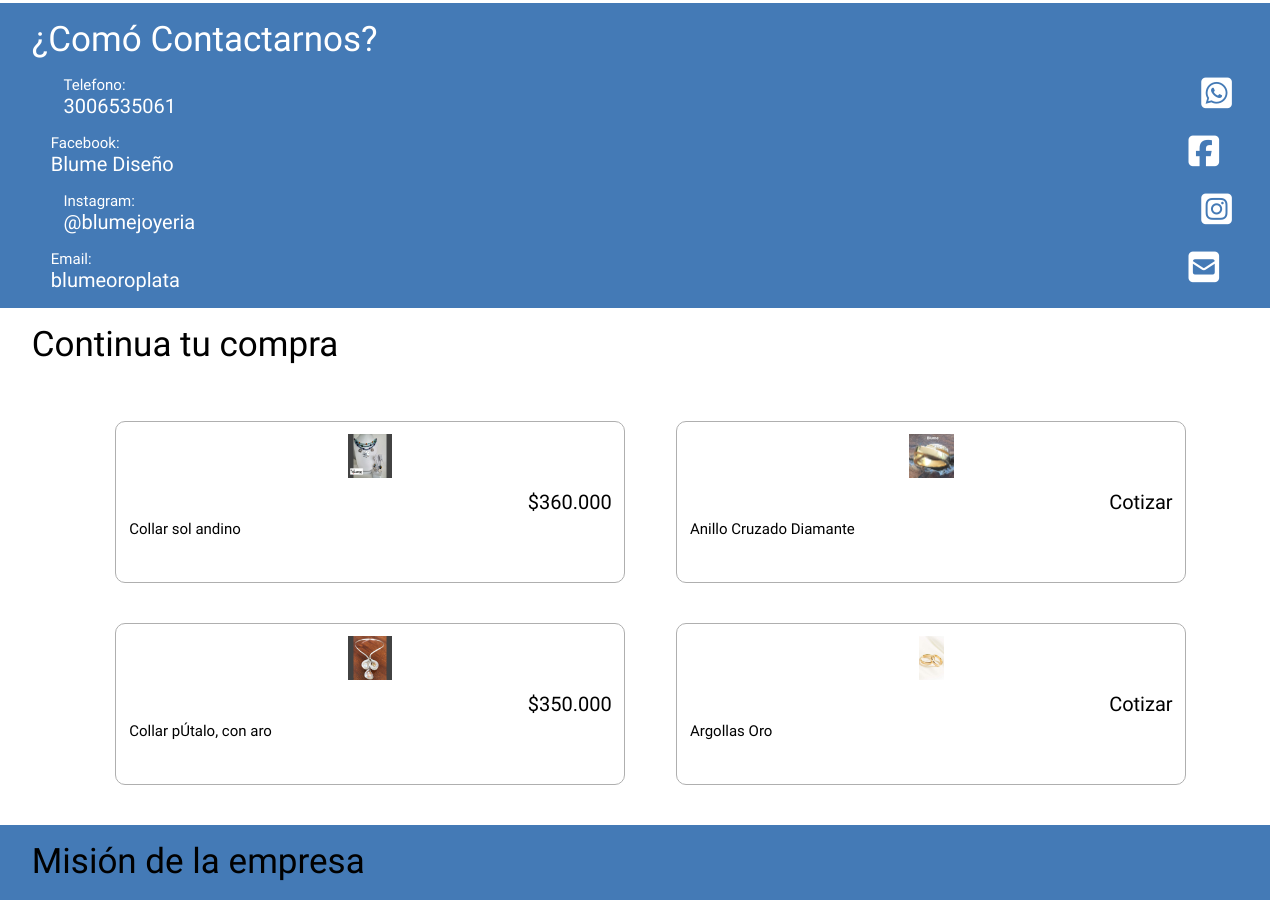
Page /sobre_nosotros/ (middle part) on the earlier database version.
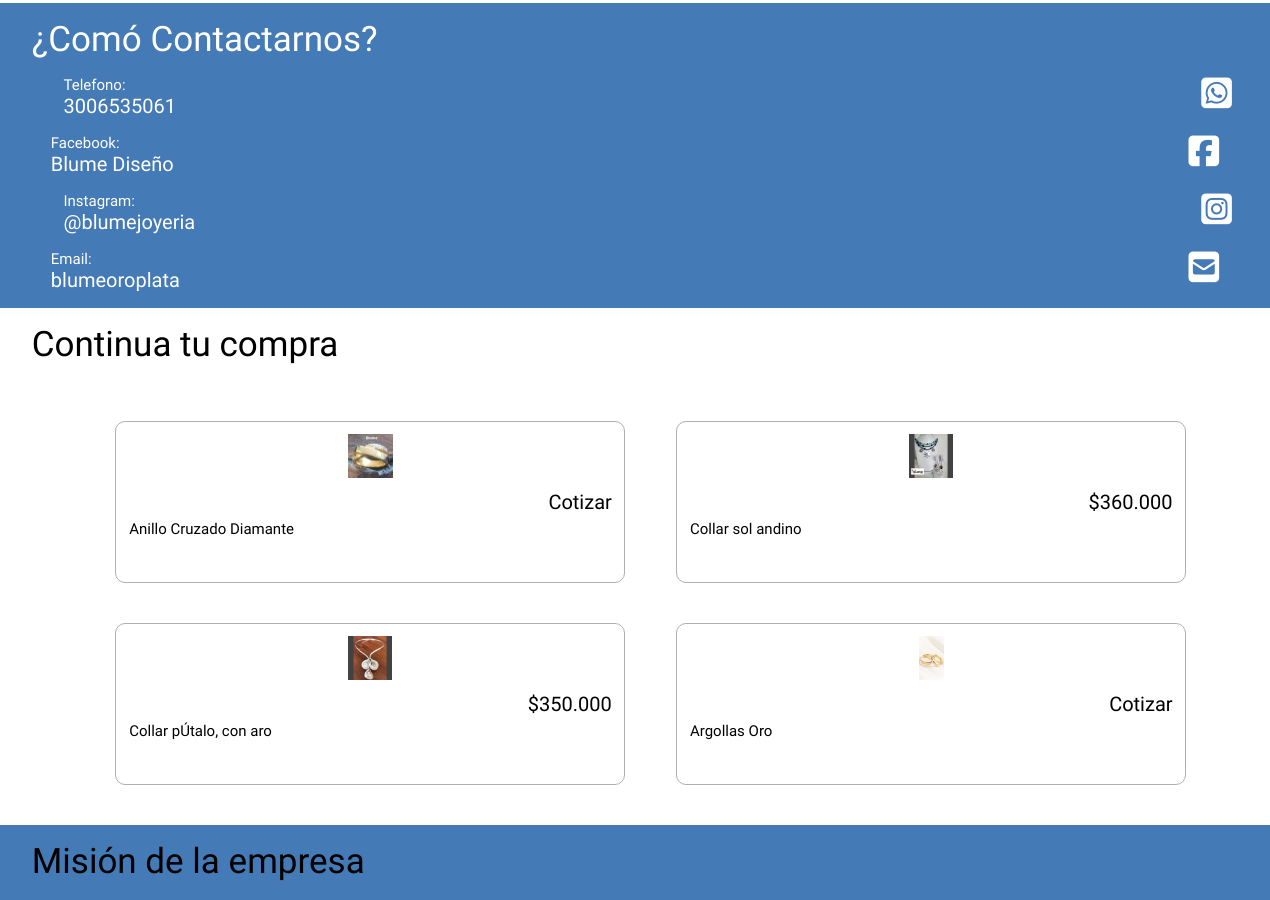
Same page on the later database version.
### principal/models.py (models this page shows, shortened)
class Joya(models.Model):
    nombre = models.CharField(max_length=100000)
    MATERIAL = [
        ('oro', 'Oro'),
        ('plata', 'Plata'),
        ('otros', 'Otros')
    ]
    material = models.CharField(max_length=7, choices=MATERIAL, default='Oro')
    TIPO = [
        ('aretes', 'Arete'),
        ('pulseras', 'Pulsera'),
        ('collares', 'Collar'),
        ('anillos', 'Anillo'),
        ('otros', 'Otro')
    ]
    tipo = models.CharField(max_length=50, choices=TIPO, default='Arete')
    piedra = models.CharField(max_length=100000)
    precio = models.IntegerField()
    imagen = models.ImageField(upload_to='static/images/', null=True, blank=True)
    descripcion = models.TextField()
    stock = models.IntegerField(default=1)
    vistas = models.PositiveIntegerField(default=0)

### principal/views.py (the view)
# urls.py: path('sobre_nosotros/', views.nostros)
def nostros(request):
    mas_vendidos = Joya.objects.all().order_by('-vistas')[:4]
    ctx = {'productos' : mas_vendidos}
    return render(request, 'sobre_nosotros.html', ctx)

### templates/sobre_nosotros.html (shortened to what this page needs)
<!DOCTYPE html>
{% load static %}
<html lang="es">
    <head>
        <link href="{% static 'css/sobre_nosotros.css' %}" rel="stylesheet" type="text/css">
    </head>
    {% include 'barra.html' %}
    <body>
        <div class="all">
            <div class="contactos">
                <h3 class="quien_titulo">¿Comó Contactarnos?</h3>
                <div class="contactos_contenedor">
                    <a href="https://wa.link/1wdvy0" target="_blank"><div id="contactos_telefonos" class="contacto">
                        <div>
                            <h5>Telefono:</h5>
                            <h4>3006535061</h4>
                        </div>
                        <i class="fab fa-whatsapp-square"></i>
                    </div></a>
                    <a href="https://www.facebook.com/blumejoyeria" target="_blank"><div id="contactos_facebook" class="contacto">
                        <div>
                            <h5>Facebook:</h5>
                            <h4>Blume Diseño</h4>
                        </div>
                        <i class="fab fa-facebook-square"></i>
                    </div></a>
                </div>
                <div class="contactos_contenedor">
                    <a href="https://www.instagram.com/blumejoyeria" target="_blank"><div id="contactos_instagram" class="contacto">
                        <div>
                            <h5>Instagram:</h5>
                            <h4>@blumejoyeria</h4>
                        </div>
                        <i class="fab fa-instagram-square"></i>
                    </div></a>
                    <a href="mailto:blumeoroplata@gmail.com" target="_blank"><div id="contactos_email" class="contacto">
                        <div>
                            <h5>Email:</h5>
                            <h4>blumeoroplata</h4>
                        </div>
                        <i class="fas fa-envelope-square"></i>
                    </div></a>
                </div>
            </div>
            <div class="productos">
                <h3 class="quien_titulo">Continua tu compra</h3>
                <div class="vendidos">
                    {% for vendido in productos %}
                    <a href="/joya/{{ vendido.material }}/{{ vendido.tipo }}/{{ vendido.id }}">
                        <div class="vendido">
                            <img class="vendido_imagen" src="{{ vendido.imagen.url }}" alt="joya_imagen">
                            <h4 class="vendido_precio precios">{{ vendido.precio }}</h4>
                            <h5 class="vendido_nombre">{{ vendido.nombre }}</h5>
                        </div>
                    </a>
                    {% endfor %}
                </div>
            </div>
            <div class="empresa">
                <h3 class="quien_titulo">Misión de la empresa</h3>
            </div>
        </div>
    </body>
</html>

Differences in the rows shown:
changed Joya "Anillo Cruzado Diamante": moves up the list
